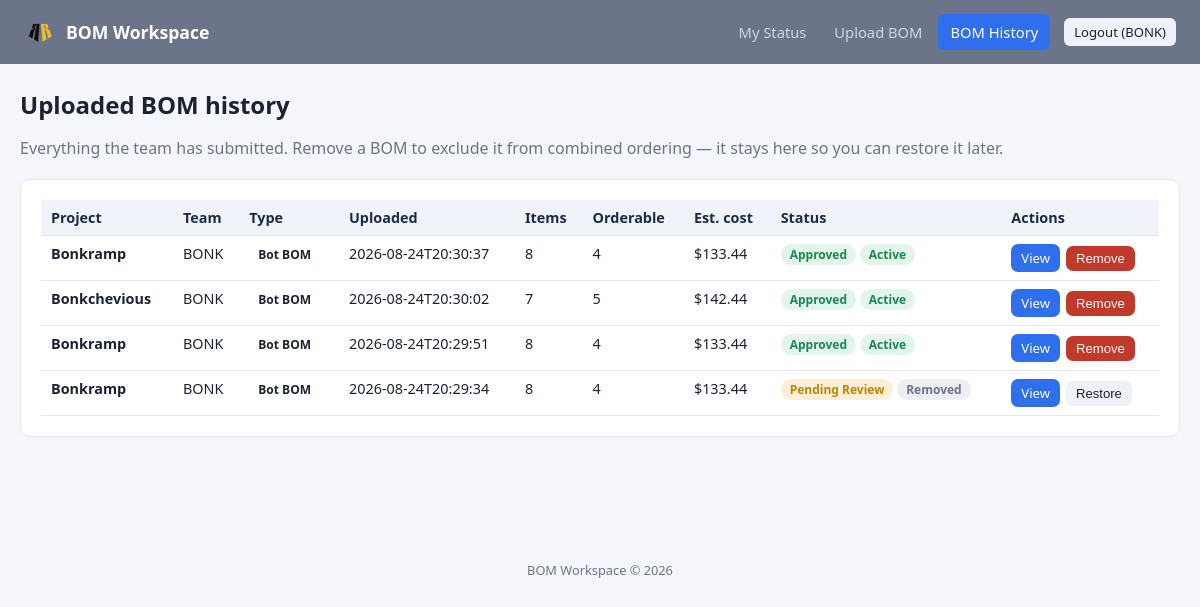
Screenshot of /history (signed in) with the database file from the repository.
### tables this page shows
CREATE TABLE boms (
            id INTEGER PRIMARY KEY AUTOINCREMENT,
            team TEXT NOT NULL,
            project TEXT NOT NULL,
            notes TEXT,
            bom_type TEXT NOT NULL,
            filename TEXT NOT NULL,
            upload_date TEXT NOT NULL,
            active INTEGER NOT NULL DEFAULT 1,
            status TEXT NOT NULL DEFAULT 'Pending'
        );

### app.py (the view)
@app.route("/history")
@login_required
def history():
    conn = db.get_conn()
    if session.get("is_admin"):
        boms = conn.execute("SELECT * FROM boms ORDER BY id DESC").fetchall()
    else:
        boms = conn.execute("SELECT * FROM boms WHERE team = ? ORDER BY id DESC", (session.get("username"),)).fetchall()
    conn.close()
    rows = []
    def is_special_item_row(i):
        s = " ".join([str(i.get("item") or ""), str(i.get("specs") or ""), str(i.get("category") or ""), str(i.get("resolved_vendor") or "")]).lower()
        return ("filament" in s) or ("urethane" in s) or ("tpu" in s) or ("stock" in s)
    for b in boms:
        b_dict = dict(b)
        items = db.get_submission(b_dict["id"])["items"]
        cost = sum((i["total_cost"] or 0) for i in items if i.get("orderable") or is_special_item_row(i))
        rows.append({
            "bom": b_dict,
            "count": len(items),
            "orderable": sum(1 for i in items if i["orderable"]),
            "cost": cost,
        })
    return render_template("history.html", rows=rows)

### app.py (called while the page is built)
def login_required(f):
    @wraps(f)
    def decorated_function(*args, **kwargs):
        if "user_id" not in session:
            flash("Please log in to continue.", "error")
            return redirect(url_for("login"))
        return f(*args, **kwargs)
    return decorated_function

def money(v):
    try:
        return f"${float(v):,.2f}"
    except (TypeError, ValueError):
        return "$0.00"

### db.py (called while the page is built)
def get_conn():
    conn = sqlite3.connect(DB_NAME)
    conn.row_factory = sqlite3.Row
    return conn

def get_submission(sub_id):
    conn = get_conn()
    bom = conn.execute("SELECT * FROM boms WHERE id = ?", (sub_id,)).fetchone()
    if not bom:
        conn.close()
        return None
    items = conn.execute("SELECT * FROM bom_items WHERE bom_id = ? ORDER BY row_index", (sub_id,)).fetchall()
    conn.close()
    return {
        "bom": dict(bom),
        "items": [dict(i) for i in items],
        "team": bom["team"],
        "project": bom["project"],
        "status": bom["status"],
        "id": bom["id"]
    }

### templates/history.html (shortened to what this page needs)
{% extends "base.html" %}
{% block content %}
<h1>Uploaded BOM history</h1>
<p class="subtitle">Everything the team has submitted. Remove a BOM to exclude it from combined ordering — it stays here so you can restore it later.</p>
<div class="card">
    {% if rows %}
    <div class="table-scroll">
        <table>
            <thead>
                <tr>
                    <th>Project</th>
                    <th>Team</th>
                    <th>Type</th>
                    <th>Uploaded</th>
                    <th>Items</th>
                    <th>Orderable</th>
                    <th>Est. cost</th>
                    <th>Status</th>
                    <th>Actions</th>
                </tr>
            </thead>
            <tbody>
                {% for row in rows %}
                <tr>
                    <td>
                        <a href="{{ url_for('view_team_bom', sub_id=row.bom.id) }}" style="font-weight: bold; color: var(--primary-color); text-decoration: none;">
                            {{ row.bom.project }}
                        </a>
                    </td>
                    <td>{{ row.bom.team }}</td>
                    <td><span class="badge secondary">{{ row.bom.bom_type | title }} BOM</span></td>
                    <td>{{ row.bom.upload_date[:19] }}</td>
                    <td>{{ row.count }}</td>
                    <td>{{ row.orderable }}</td>
                    <td>{{ row.cost | money }}</td>
                    <td>
                        {% if row.bom.status == 'Approved' %}
                            <span class="badge badge-ok">Approved</span>
                        {% elif row.bom.status == 'Rejected' %}
                            <span class="badge badge-danger">Rejected</span>
                        {% else %}
                            <span class="badge badge-warn">Pending Review</span>
                        {% endif %}
                        {% if row.bom.active %}
                            <span class="badge badge-ok">Active</span>
                        {% else %}
                            <span class="badge badge-muted">Removed</span>
                        {% endif %}
                    </td>
                    <td>
                        <div style="display: flex; gap: 6px; align-items: center;">
                            <a href="{{ url_for('view_team_bom', sub_id=row.bom.id) }}" class="btn small">View</a>
                            {% if row.bom.active %}
                            <form action="{{ url_for('delete_bom', bom_id=row.bom.id) }}" method="POST" style="display:inline;">
                                <button type="submit" class="btn small danger" onclick="return confirm('Remove this BOM from combined ordering?')">Remove</button>
                            </form>
                            {% else %}
                            <form action="{{ url_for('restore_bom', bom_id=row.bom.id) }}" method="POST" style="display:inline;">
                                <button type="submit" class="btn small secondary">Restore</button>
                            </form>
                            {% endif %}
                        </div>
                    </td>
                </tr>
                {% endfor %}
            </tbody>
        </table>
    </div>
    {% else %}
    <div class="empty-state">
        <p>No BOMs uploaded yet.</p>
        <a href="{{ url_for('upload') }}" class="btn primary" style="margin-top: 10px;">Upload a BOM</a>
    </div>
    {% endif %}
</div>
{% endblock %}

### templates/base.html (shortened to what this page needs)
<!DOCTYPE html>
<html lang="en">
<head>
    <link rel="stylesheet" href="{{ url_for('static', filename='style.css') }}">
</head>
<body>
    <header class="topbar">
        <div class="brand">
            <a href="{{ url_for('index' if 'index' in url_for.__globals__ else 'upload') }}" class="logo-link">
                <img src="{{ url_for('static', filename='images/RR Logo.png') }}" alt="RR Logo" class="app-logo">
                <span>BOM Workspace</span>
            </a>
        </div>
        {% if session.get('user_id') is not none %}
        <nav>
            {% if session.get('is_admin') %}
                <a href="{{ url_for('admin_approvals') }}" class="{% if request.endpoint == 'admin_approvals' %}active{% endif %}">Approvals</a>
                <a href="{{ url_for('order_view') }}" class="{% if request.endpoint == 'order_view' %}active{% endif %}">Combined Order</a>
                <a href="{{ url_for('tracked_view') }}" class="{% if request.endpoint == 'tracked_view' %}active{% endif %}">Tracked Items</a>
                <a href="{{ url_for('vendors_view') }}" class="{% if request.endpoint == 'vendors_view' %}active{% endif %}">Vendors</a>
                <a href="{{ url_for('matches_view') }}" class="{% if request.endpoint == 'matches_view' %}active{% endif %}">Item Matching</a>
                <a href="{{ url_for('status_view') }}" class="{% if request.endpoint == 'status_view' %}active{% endif %}">Order Status</a>
                <a href="{{ url_for('admin_teams_view') }}" class="{% if request.endpoint == 'admin_teams_view' %}active{% endif %}">Teams & Spending</a>
                <a href="{{ url_for('admin_returns') }}" class="{% if request.endpoint == 'admin_returns' %}active{% endif %}">Part Returns</a>
            {% else %}
                <a href="{{ url_for('status_view') }}" class="{% if request.endpoint == 'status_view' %}active{% endif %}">My Status</a>
            {% endif %}
            <a href="{{ url_for('upload') }}" class="{% if request.endpoint == 'upload' %}active{% endif %}">Upload BOM</a>
            <a href="{{ url_for('history') }}" class="{% if request.endpoint == 'history' %}active{% endif %}">BOM History</a>
            <a href="{{ url_for('logout') }}" class="btn small secondary" style="margin-left: 10px;">Logout ({{ session.get('username') }})</a>
        </nav>
        {% endif %}
    </header>
    <main>
        {% block content %}{% endblock %}
    </main>
    <footer>
        BOM Workspace &copy; 2026
    </footer>
</body>
</html>

### static/style.css (style rules this page uses)
:root { --navy: #1b2b4b; --accent: #2f6fed; --accent-dark: #1d4fc4; --green: #1a8754; --red: #c0392b; --amber: #b8860b; --bg: #f4f6fb; --card: #ffffff; --border: #e1e5ee; --text: #1b2333; --muted: #6b7488; }
* { box-sizing: border-box; }
body { margin: 0; font-family: "Segoe UI", -apple-system, BlinkMacSystemFont, Roboto, Helvetica, Arial, sans-serif; background: var(--bg); color: var(--text); }
.topbar { background: var(--muted); color: #fff; display: flex; align-items: center; justify-content: space-between; padding: 14px 24px; flex-wrap: wrap; gap: 10px; }
.brand { font-weight: 700; font-size: 1.1rem; }
.logo-link { display: flex; align-items: center; text-decoration: none; color: #fff; font-weight: 700; font-size: 1.1rem; }
.app-logo { height: 32px; width: auto; object-fit: contain; vertical-align: middle; margin-right: 10px; }
.topbar nav { display: flex; gap: 4px; flex-wrap: wrap; align-items: center; }
.topbar nav a { color: #cdd6ee; text-decoration: none; padding: 8px 12px; border-radius: 6px; font-size: 0.92rem; }
.topbar nav a.active { background: var(--accent); color: #fff; }
main { max-width: 1200px; margin: 24px auto; padding: 0 20px 60px; }
footer { text-align: center; color: var(--muted); font-size: 0.8rem; padding: 20px; }
h1 { font-size: 1.5rem; margin-bottom: 4px; }
.subtitle { color: var(--muted); margin-bottom: 20px; }
.card { background: var(--card); border: 1px solid var(--border); border-radius: 10px; padding: 20px; margin-bottom: 20px; }
.btn { display: inline-block; background: var(--accent); color: #fff; border: none; padding: 10px 18px; border-radius: 7px; font-size: 0.95rem; cursor: pointer; text-decoration: none; }
.btn.secondary { background: #eef1f8; color: var(--text); }
.btn.danger { background: var(--red); }
.btn.small { padding: 5px 10px; font-size: 0.82rem; }
table { width: 100%; border-collapse: collapse; font-size: 0.9rem; }
th, td { text-align: left; padding: 8px 10px; border-bottom: 1px solid var(--border); vertical-align: top; }
th { background: #f0f3fa; font-weight: 600; color: var(--navy); position: sticky; top: 0; }
.table-scroll { overflow-x: auto; }
.badge { display: inline-block; padding: 2px 9px; border-radius: 20px; font-size: 0.75rem; font-weight: 600; }
.badge-ok { background: #e2f5ea; color: var(--green); }
.badge-warn { background: #fdeeda; color: var(--amber); }
.badge-muted { background: #eceef4; color: var(--muted); }

### rows the page displays
boms: bom.project "Bonkramp", bom.team "BONK", bom.bom_type "Bot", bom "2026-08-24T20:30:37"
boms: bom.project "Bonkchevious", bom.team "BONK", bom.bom_type "Bot", bom "2026-08-24T20:30:02"
boms: bom.project "Bonkramp", bom.team "BONK", bom.bom_type "Bot", bom "2026-08-24T20:29:51"
boms: bom.project "Bonkramp", bom.team "BONK", bom.bom_type "Bot", bom "2026-08-24T20:29:34"

### other values shown
{{ session.get('username') }} "BONK"
{{ row.count }} "8" "7" "8" "8"
{{ row.orderable }} "4" "5" "4" "4"
{{ row.cost | money }} "$133.44" "$142.44" "$133.44" "$133.44"
